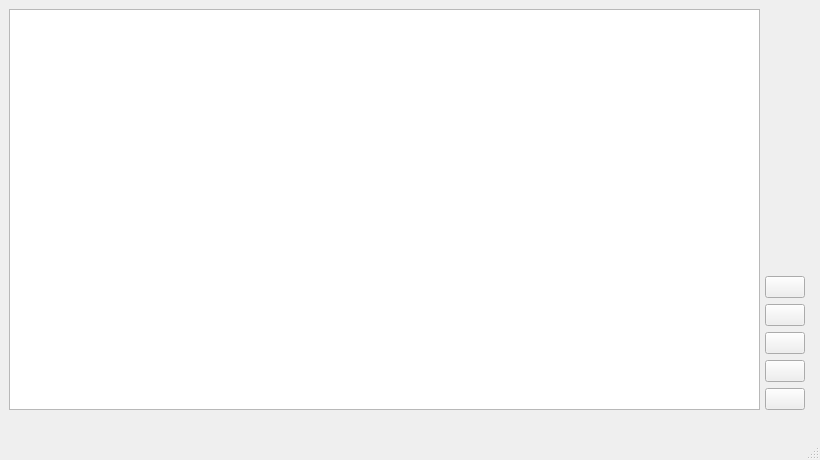
<?xml version="1.0" encoding="UTF-8"?>
<ui version="4.0">
 <class>HisMainWin</class>
 <widget class="QMainWindow" name="HisMainWin">
  <property name="geometry">
   <rect>
    <x>0</x>
    <y>0</y>
    <width>820</width>
    <height>460</height>
   </rect>
  </property>
  <property name="windowTitle">
   <string>MainWindow</string>
  </property>
  <widget class="QWidget" name="centralwidget">
   <widget class="QTableView" name="tableView">
    <property name="geometry">
     <rect>
      <x>9</x>
      <y>9</y>
      <width>751</width>
      <height>401</height>
     </rect>
    </property>
    <property name="font">
     <font>
      <family>Consolas</family>
     </font>
    </property>
   </widget>
   <widget class="QWidget" name="">
    <property name="geometry">
     <rect>
      <x>765</x>
      <y>9</y>
      <width>46</width>
      <height>401</height>
     </rect>
    </property>
    <layout class="QVBoxLayout" name="verticalLayout">
     <item>
      <spacer name="verticalSpacer">
       <property name="orientation">
        <enum>Qt::Vertical</enum>
       </property>
       <property name="sizeHint" stdset="0">
        <size>
         <width>20</width>
         <height>40</height>
        </size>
       </property>
      </spacer>
     </item>
     <item>
      <widget class="QPushButton" name="btnOpen">
       <property name="sizePolicy">
        <sizepolicy hsizetype="Fixed" vsizetype="Fixed">
         <horstretch>0</horstretch>
         <verstretch>0</verstretch>
        </sizepolicy>
       </property>
       <property name="text">
        <string/>
       </property>
       <property name="icon">
        <iconset resource="terminal.qrc">
         <normaloff>:/images/open.ico</normaloff>:/images/open.ico</iconset>
       </property>
       <property name="iconSize">
        <size>
         <width>32</width>
         <height>32</height>
        </size>
       </property>
      </widget>
     </item>
     <item>
      <widget class="QPushButton" name="btnClear_his">
       <property name="sizePolicy">
        <sizepolicy hsizetype="Fixed" vsizetype="Fixed">
         <horstretch>0</horstretch>
         <verstretch>0</verstretch>
        </sizepolicy>
       </property>
       <property name="text">
        <string/>
       </property>
       <property name="icon">
        <iconset resource="terminal.qrc">
         <normaloff>:/images/broom.ico</normaloff>:/images/broom.ico</iconset>
       </property>
       <property name="iconSize">
        <size>
         <width>32</width>
         <height>32</height>
        </size>
       </property>
      </widget>
     </item>
     <item>
      <widget class="QPushButton" name="btnPrint_his">
       <property name="sizePolicy">
        <sizepolicy hsizetype="Fixed" vsizetype="Fixed">
         <horstretch>0</horstretch>
         <verstretch>0</verstretch>
        </sizepolicy>
       </property>
       <property name="text">
        <string/>
       </property>
       <property name="icon">
        <iconset resource="terminal.qrc">
         <normaloff>:/images/excel.ico</normaloff>:/images/excel.ico</iconset>
       </property>
       <property name="iconSize">
        <size>
         <width>32</width>
         <height>32</height>
        </size>
       </property>
      </widget>
     </item>
     <item>
      <widget class="QPushButton" name="btnCurve_his">
       <property name="sizePolicy">
        <sizepolicy hsizetype="Fixed" vsizetype="Fixed">
         <horstretch>0</horstretch>
         <verstretch>0</verstretch>
        </sizepolicy>
       </property>
       <property name="text">
        <string/>
       </property>
       <property name="icon">
        <iconset resource="terminal.qrc">
         <normaloff>:/images/help.ico</normaloff>:/images/help.ico</iconset>
       </property>
       <property name="iconSize">
        <size>
         <width>32</width>
         <height>32</height>
        </size>
       </property>
      </widget>
     </item>
     <item>
      <widget class="QPushButton" name="btnReturn_his">
       <property name="sizePolicy">
        <sizepolicy hsizetype="Fixed" vsizetype="Fixed">
         <horstretch>0</horstretch>
         <verstretch>0</verstretch>
        </sizepolicy>
       </property>
       <property name="text">
        <string/>
       </property>
       <property name="icon">
        <iconset resource="terminal.qrc">
         <normaloff>:/images/return.png</normaloff>:/images/return.png</iconset>
       </property>
       <property name="iconSize">
        <size>
         <width>32</width>
         <height>32</height>
        </size>
       </property>
      </widget>
     </item>
    </layout>
   </widget>
  </widget>
  <widget class="QMenuBar" name="menubar">
   <property name="geometry">
    <rect>
     <x>0</x>
     <y>0</y>
     <width>820</width>
     <height>23</height>
    </rect>
   </property>
  </widget>
  <widget class="QStatusBar" name="statusbar"/>
 </widget>
 <resources>
  <include location="terminal.qrc"/>
 </resources>
 <connections/>
</ui>
